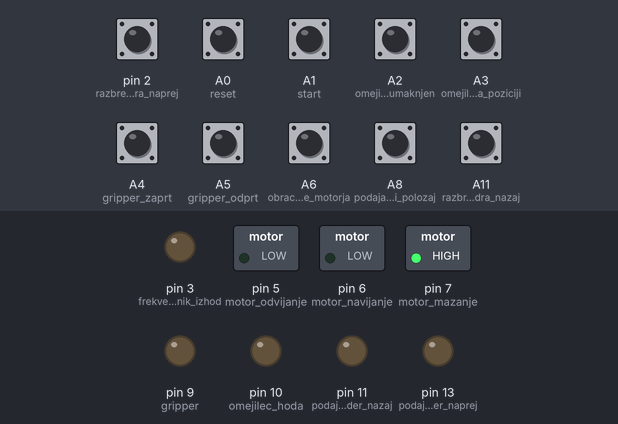
Simulated run of this sketch. Board: Arduino Mega 2560, built with avr-gcc and run on an emulated ATmega2560. On the bench: switched loads named in the sketch (green lamp = pin HIGH), output pins drawn as LEDs (lit = HIGH). Inputs (shaded band) come from the test bench; at power-on: A0 (reset), A1 (start), A2 (omejilec_hoda_umaknjen), A3 (omejilec_hoda_na_poziciji), A4 (gripper_zaprt), A5 (gripper_odprt), A6 (obracanje_motorja), A8 (podajalni_cilinder_koncni_polozaj), A11 (razbremenitev_cilindra_nazaj), pin 2 (razbremenitev_cilindra_naprej) HIGH. EEPROM starts erased.

Above: at 1.3 s.
1.4 s: A0 (reset) pulled LOW for 0.15 s
At 1.57 s:
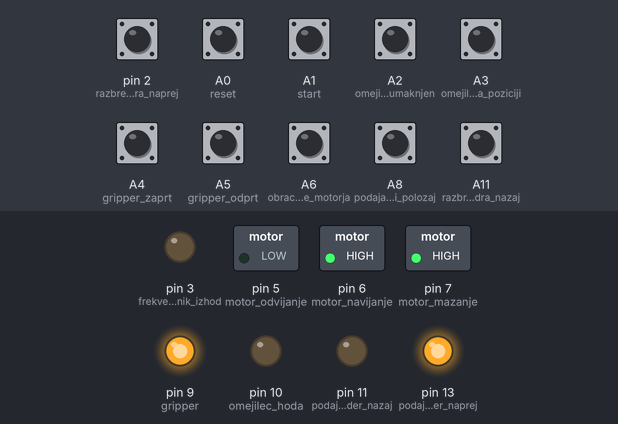
At 2.0 s:
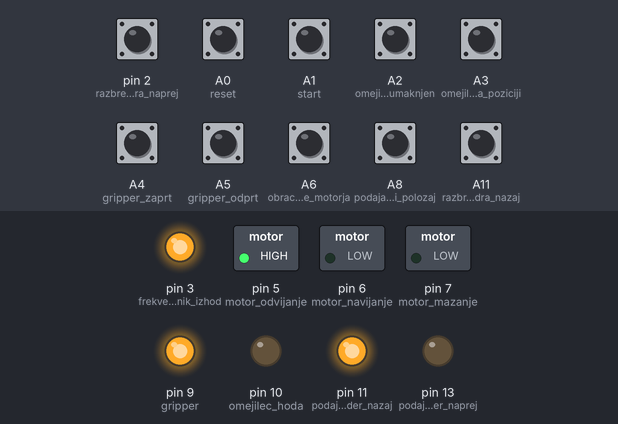
3.2 s: A0 (reset) pulled LOW for 1 s
At 4.2 s:
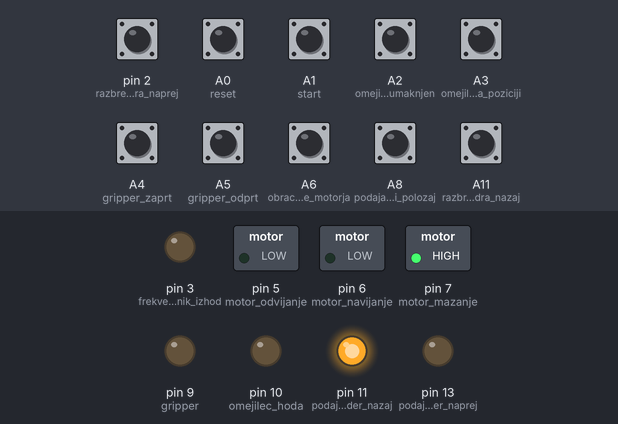
Timing chart, 0 to 6.2 s (numbered marks = the images above; inputs shaded):
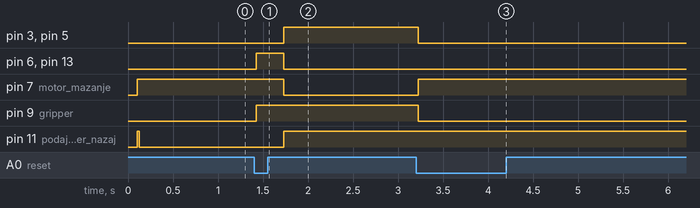

Measured:
- after the input at 1.4 s, pin 3 (frekvencnik_izhod), pin 5 (motor_odvijanje), pin 11 (podajalni_cilinder_nazaj): LOW → HIGH after 0.33 s; pin 6 (motor_navijanje), pin 13 (podajalni_cilinder_naprej): LOW → HIGH at once, → LOW 0.30 s later; pin 7 (motor_mazanje): HIGH → LOW after 0.33 s; pin 9 (gripper): LOW → HIGH at once
- after the input at 3.2 s, pin 3 (frekvencnik_izhod), pin 5 (motor_odvijanje), pin 9 (gripper): HIGH → LOW at once; pin 7 (motor_mazanje): LOW → HIGH at once

The sketch:

navojni_stroj.ino
```cpp
/// IT ELEKTRONIKA /////
// STROJ ZA NAVIJANJE //
///////// 2018 /////////

#include <EEPROM.h>

#define motor_navijanje 6
#define motor_odvijanje 5
#define podajalni_cilinder_naprej 13
#define podajalni_cilinder_nazaj 11
#define gripper 9
#define omejilec_hoda 10
#define frekvencnik_izhod 3
#define motor_mazanje 7

#define start A1
#define reset A0
#define razbremenitev_cilindra_naprej 2
#define razbremenitev_cilindra_nazaj A11
#define podajalni_cilinder_koncni_polozaj A8
#define obracanje_motorja A6
#define gripper_odprt A5
#define gripper_zaprt A4
#define omejilec_hoda_na_poziciji A3
#define omejilec_hoda_umaknjen A2

int state;
int count;

int t1;
int st1;
int et1;

int t2;
int st2;
int et2;


int state1;
int state2;
int state3;
int state4;
int state5;
int state6;
int state7;
int state8;
int state9;
int state10;
int lastState1;
int lastState2;
int lastState3;
int lastState4;
int lastState5;
int lastState6;
int lastState7;
int lastState8;
int lastState9;
int lastState10;
unsigned long lastDebounceTime1 = 0;
unsigned long lastDebounceTime2 = 0;
unsigned long lastDebounceTime3 = 0;
unsigned long lastDebounceTime4 = 0;
unsigned long lastDebounceTime5 = 0;
unsigned long lastDebounceTime6 = 0;
unsigned long lastDebounceTime7 = 0;
unsigned long lastDebounceTime8 = 0;
unsigned long lastDebounceTime9 = 0;
unsigned long lastDebounceTime10 = 0;

unsigned long debounceDelay;

void setup()
{
  pinMode(motor_navijanje, OUTPUT);
  pinMode(motor_odvijanje, OUTPUT);
  pinMode(podajalni_cilinder_naprej, OUTPUT);
  pinMode(podajalni_cilinder_nazaj, OUTPUT);
  pinMode(gripper, OUTPUT);
  pinMode(omejilec_hoda, OUTPUT);
  pinMode(frekvencnik_izhod, OUTPUT);
  pinMode(motor_mazanje, OUTPUT);

  pinMode(start, INPUT);
  pinMode(reset, INPUT);
  pinMode(razbremenitev_cilindra_naprej, INPUT);
  pinMode(razbremenitev_cilindra_nazaj, INPUT);
  pinMode(podajalni_cilinder_koncni_polozaj, INPUT);
  pinMode(obracanje_motorja, INPUT);
  pinMode(gripper_odprt, INPUT);
  pinMode(gripper_zaprt, INPUT);
  pinMode(omejilec_hoda_na_poziciji, INPUT);
  pinMode(omejilec_hoda_umaknjen, INPUT);
  count = EEPROM.read(0);
  count = 0;
  state = 12;
  debounceDelay = 25;

  t1 = 150;
  t2 = 300;
  delay(100);
}

void loop()
{
  Serial.print("STATE-main: ");//printing name
  Serial.println(state);//printing RED color frequency
  //Serial.print("millis ");
  //Serial.println(millis());
  //Serial.print("lastdebouncetime8: ");//printing name
  //Serial.println(lastDebounceTime8);//printing RED color frequency
  int reading1 = digitalRead(start);
  int reading2 = digitalRead(reset);
  int reading3 = digitalRead(razbremenitev_cilindra_naprej);
  int reading4 = digitalRead(razbremenitev_cilindra_nazaj);
  int reading5 = digitalRead(podajalni_cilinder_koncni_polozaj);
  int reading6 = digitalRead(obracanje_motorja);
  int reading7 = digitalRead(gripper_odprt);
  int reading8 = digitalRead(gripper_zaprt);
  int reading9 = digitalRead(omejilec_hoda_na_poziciji);
  int reading10 = digitalRead(omejilec_hoda_umaknjen);

  if(reading1 != lastState1)
  {
    lastDebounceTime1 = millis();
  }
  if(reading2 != lastState2)
  {
    lastDebounceTime2 = millis();
  }
  if(reading3 != lastState3)
  {
    lastDebounceTime3 = millis();
  }
  if(reading4 != lastState4)
  {
    lastDebounceTime4 = millis();
  }
  if(reading5 != lastState5)
  {
    lastDebounceTime5 = millis();
  }
  if(reading6 != lastState6)
  {
    lastDebounceTime6 = millis();
  }
  if(reading7 != lastState7)
  {
    lastDebounceTime7 = millis();
  }
  if(reading8 != lastState8)
  {
    lastDebounceTime8 = millis();
  }
  if(reading9 != lastState9)
  {
    lastDebounceTime9 = millis();
  }
  if(reading10 != lastState10)
  {
    lastDebounceTime10 = millis();
  }


  if((millis() - lastDebounceTime2) > debounceDelay && state != 12 && state != 13 && state != 14 && state != 0) // napaka
  {
    if(reading2 != state2)
    {
      state2 = reading2;
      if(state2 == LOW)
      {
        state = 12;
      }
    }
  }

  if(state == 0)
  {
    if((millis() - lastDebounceTime1) > debounceDelay)
    {
      if(reading1 != state1)
      {
        state1 = reading1;
        if(state1 == HIGH)
        {
          digitalWrite(motor_navijanje, HIGH); // vklop motorja
            // vklop motorja za mazanje
          count++;
          EEPROM.update(0, count);
          state = 1;
        }
      }
    }
  }

  else if(state == 1)
  {
    digitalWrite(gripper, HIGH); // zapiranje gripperja
    state = 2;
  }

  else if(state == 2)
  {
    if((millis() - lastDebounceTime8) > debounceDelay)
    {
      if(reading8 != state8)
      {
        state8 = reading8;
        if(state8 == HIGH)
        {
          digitalWrite(omejilec_hoda, LOW);  //neomejevanje hoda
          state = 3;
        }
      }
    }
  }
  else if(state == 3)
  {
    if((millis() - lastDebounceTime10) > debounceDelay)
    {
      if(reading10 != state10)
      {
        state10 = reading10;
        if(state10 == HIGH)
        {
          digitalWrite(podajalni_cilinder_nazaj, LOW);
          digitalWrite(podajalni_cilinder_naprej, HIGH);
          // pomik cilindra naprej
          st2 = millis();

          state = 4;
        }
      }
    }
  }
  if(state == 4)
  {
    et2 = millis();
    if((et2 - st2) > t2)
    {
      digitalWrite(motor_mazanje, LOW);
      state = 5;
    }
  }

  else if(state == 5)
  {
    if((millis() - lastDebounceTime3) > debounceDelay)
    {
      if(reading3 != state3)
      {
        state3 = reading3;
        if(state3 == HIGH)
        {
          digitalWrite(podajalni_cilinder_naprej, LOW);  //izklop cilindra naprej
          digitalWrite(podajalni_cilinder_nazaj, LOW);
          state = 6;
        }
      }
    }
  }


  else if(state == 6)
  {
    if((millis() - lastDebounceTime6) > debounceDelay)
    {
      if(reading6 != state6)
      {
        state6 = reading6;
        if(state6 == HIGH)
        {
          digitalWrite(motor_navijanje, LOW);        // obracanje smeri motorja
          digitalWrite(motor_odvijanje, HIGH);
          digitalWrite(frekvencnik_izhod, HIGH);
          digitalWrite(podajalni_cilinder_naprej, LOW);
          digitalWrite(podajalni_cilinder_nazaj, HIGH);

          st1 = millis();
          state = 7;
        }
      }
    }
  }

  if(state == 7)
  {
    et1 = millis();
    if((et1 - st1) > t1)
    {
      digitalWrite(podajalni_cilinder_naprej, LOW);
      digitalWrite(podajalni_cilinder_nazaj, LOW);
      state = 8;
     }
  }


  else if(state == 8)
  {
    if((millis() - lastDebounceTime4) > debounceDelay)
    {
      if(reading4 != state4)
      {
        state4= reading4;
        if(state4 == HIGH)
        {
          digitalWrite(podajalni_cilinder_nazaj, HIGH);  // pomik cilindra nazaj
          digitalWrite(podajalni_cilinder_naprej, LOW);
          state = 9;
        }
      }
    }
  }
  else if(state == 9)
  {
    if((millis() - lastDebounceTime5) > debounceDelay)
    {
      if(reading5 != state5)
      {
        state5 = reading5;
        if(state5 == HIGH)
        {
          digitalWrite(podajalni_cilinder_nazaj, LOW);
          digitalWrite(podajalni_cilinder_naprej, LOW);
          digitalWrite(omejilec_hoda, HIGH);  // izklop motorja && omejevanje hoda
          digitalWrite(motor_odvijanje, LOW);
          digitalWrite(motor_mazanje, HIGH);
          digitalWrite(frekvencnik_izhod, LOW);
          digitalWrite(gripper, LOW);
          state = 10;
        }
      }
    }
  }

  else if(state == 10)
  {
    if((millis() - lastDebounceTime7) > debounceDelay)
    {
      if(reading7 != state7)
      {
        state7 = reading7;
        if(state7 == HIGH)
        {
          state = 0;
        }
      }
    }
  }

  else if(state == 11)  // removed due to conflicting timing issue // possible solution by removing  if after second if only checking if state is high //
  {
    if((millis() - lastDebounceTime9) > debounceDelay)
    {
      if(reading9 != state9)
      {
        state9 = reading9;
        if(state9 == HIGH)
        {
          state = 0;   // izhodiscno stanje
        }
      }
    }
  }


  else if(state == 12)
  {
    digitalWrite(motor_odvijanje, LOW);  //izklop vseh funkcij
    digitalWrite(motor_navijanje, LOW);
    digitalWrite(frekvencnik_izhod, LOW);
    digitalWrite(motor_mazanje, HIGH);
    digitalWrite(gripper, LOW);
    digitalWrite(omejilec_hoda, LOW);
    digitalWrite(podajalni_cilinder_naprej, LOW);
    digitalWrite(podajalni_cilinder_nazaj, HIGH);
    if((millis() - lastDebounceTime5) > debounceDelay)
    {
      if(reading5 != state5)
      {
        state5 = reading5;
        if(state5 == HIGH)
        {
          digitalWrite(podajalni_cilinder_nazaj, LOW);
          digitalWrite(podajalni_cilinder_naprej, LOW);
          state = 13;
        }
      }
    }
  }

  else if(state == 13)
  {
    if((millis() - lastDebounceTime2) > debounceDelay)
    {
      if(reading2 != state2)
      {
        state2 = reading2;
        if(state2 == LOW)
        {
          digitalWrite(omejilec_hoda, HIGH);
          state = 14;
        }
      }
    }
  }
  else if(state==14)
  {
    if((millis() - lastDebounceTime9) > debounceDelay)
    {
      if(reading9 != state9)
      {
        state9 = reading9;
        if(state9 == HIGH)
        {
          state = 0;
        }
      }
    }
  }

  lastState1 = reading1;
  lastState2 = reading2;
  lastState3 = reading3;
  lastState4 = reading4;
  lastState5 = reading5;
  lastState6 = reading6;
  lastState7 = reading7;
  lastState8 = reading8;
  lastState9 = reading9;
  lastState10 = reading10;

}
```
